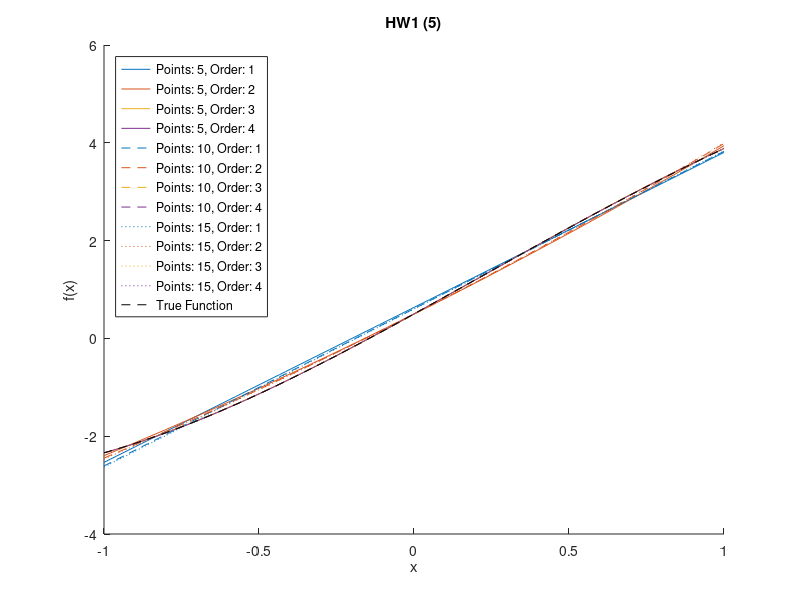
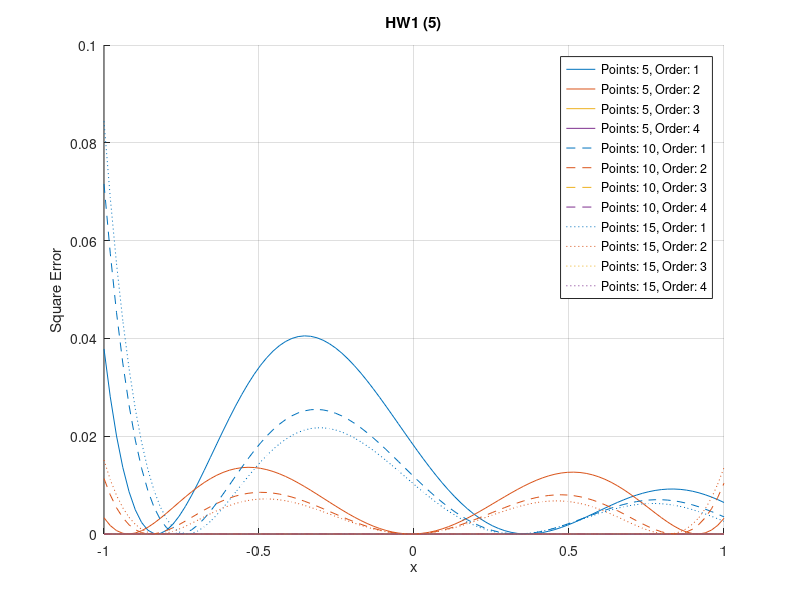

Source code (MATLAB) for these figures, in order:
f = @(x) 3*sin(x) + 0.5*exp(x);

x_range = [-1, 1];
x = linspace(x_range(1), x_range(2), 100);

y_true = f(x);

poly_orders = [1, 2, 3, 4];
num_points = [5, 10, 15];

errors = zeros(length(num_points), length(poly_orders));

line_styles = {'-', '--', ':', '-.'};
colors = lines(length(poly_orders)); 

figure;
hold on;
for n = 1:length(num_points)
    x_interp = linspace(x_range(1), x_range(2), num_points(n));
    y_interp = f(x_interp);
    for p = 1:length(poly_orders)
        if poly_orders(p) >= num_points(n)
            continue;
        end
        p_poly = polyfit(x_interp, y_interp, poly_orders(p));
        y_fit = polyval(p_poly, x);
        errors(n, p) = norm(y_true - y_fit, inf);
        
        plot(x, y_fit, 'DisplayName', sprintf('Points: %d, Order: %d', num_points(n), poly_orders(p)), ...
             'Color', colors(p, :), 'LineStyle', line_styles{n});
    end
end
plot(x, y_true, 'k--', 'DisplayName', 'True Function');
legend('Location', 'northwest');
title('HW1 (5)');
xlabel('x');
ylabel('f(x)');


figure;
hold on;
for n = 1:length(num_points)
    x_interp = linspace(x_range(1), x_range(2), num_points(n));
    y_interp = f(x_interp);
    for p = 1:length(poly_orders)
        if poly_orders(p) >= num_points(n)
            continue;
        end
        p_poly = polyfit(x_interp, y_interp, poly_orders(p));
        y_fit = polyval(p_poly, x);
        square_error = (y_fit - y_true).^2;
        
        plot(x, square_error, 'DisplayName', sprintf('Points: %d, Order: %d', num_points(n), poly_orders(p)), ...
             'Color', colors(p, :), 'LineStyle', line_styles{n});
    end
end
legend;
title('HW1 (5)');
xlabel('x');
ylabel('Square Error');
grid on;


disp('Interpolation errors:');
for n = 1:length(num_points)
    for p = 1:length(poly_orders)
        if poly_orders(p) < num_points(n)
            fprintf('Points: %d, Order: %d, Error: %.4f\n', num_points(n), poly_orders(p), errors(n, p));
        end
    end
end
